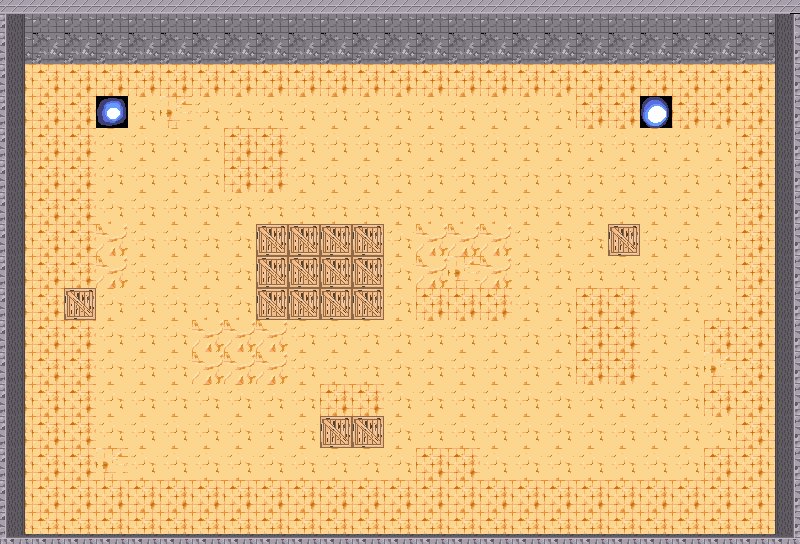

Below is a game level as drawn by its tile map, then a one-line description and the .tmx file that defines it, in full:
An orthogonal 25x17 tile map with 32x32 px tiles, 2 tile layers (floor, walls) and 11 objects (upperBounds, leftBounds, rightBounds, playerPosition, spawner1, ...).

<map version="1.0" orientation="orthogonal" renderorder="right-down" width="25" height="17" tilewidth="32" tileheight="32" nextobjectid="23">
 <properties>
  <property name="enemyStep" value="2" />
  <property name="maxCoins" value="16" />
  <property name="maxEnemy" value="7" />
  <property name="spawnerChange" value="4" />
  <property name="startEnemy" value="1" />
 </properties>
 <tileset firstgid="1" name="tiles" tilewidth="32" tileheight="32" tilecount="24" columns="8">
  <image source="../sprites/tiles.png" width="256" height="96" />
  <terraintypes>
   <terrain name="" tile="-1" />
  </terraintypes>
  <tile id="5">
   <properties>
    <property name="solid" value="1" />
   </properties>
  </tile>
 </tileset>
 <layer name="floor" width="25" height="17">
  <properties>
   <property name="solid" value="0" />
  </properties>
  <data encoding="csv">
0,0,0,0,0,0,0,0,0,0,0,0,0,0,0,0,0,0,0,0,0,0,0,0,0,
0,0,0,0,0,0,0,0,0,0,0,0,0,0,0,0,0,0,0,0,0,0,0,0,0,
0,2,2,2,2,2,2,2,2,2,2,2,2,2,2,2,2,2,2,2,2,2,2,2,0,
0,2,2,20,16,15,16,16,16,16,16,16,16,16,16,16,16,16,2,2,18,2,2,2,0,
0,2,2,16,16,16,16,2,2,16,16,16,16,16,16,16,16,16,16,16,16,16,16,2,0,
0,2,2,16,16,16,16,2,2,16,16,16,16,16,16,16,16,16,16,16,16,16,16,2,0,
0,2,2,16,16,16,16,16,16,16,16,16,16,16,16,16,16,16,16,16,16,16,16,2,0,
0,2,2,14,16,16,16,16,21,21,21,21,16,14,14,14,16,16,16,21,16,16,16,2,0,
0,2,2,14,16,16,16,16,21,21,21,21,16,14,15,14,16,16,16,16,16,16,16,2,0,
0,2,21,16,16,16,16,16,21,21,21,21,16,2,2,2,16,16,2,2,16,16,16,2,0,
0,2,2,16,16,16,14,14,14,16,16,16,16,16,16,16,16,16,2,2,16,16,2,2,0,
0,2,2,16,16,16,14,14,14,16,16,16,16,16,16,16,16,16,2,2,16,16,15,2,0,
0,2,2,16,16,16,16,16,16,16,2,2,16,16,16,16,16,16,16,16,16,16,2,2,0,
0,2,2,16,16,16,16,16,16,16,21,21,16,16,16,16,16,16,16,16,16,16,16,2,0,
0,2,2,15,16,16,16,16,16,16,16,16,16,2,2,16,16,16,16,16,16,16,2,2,0,
0,2,2,2,2,2,2,2,2,2,2,2,2,2,2,2,2,2,2,2,2,2,2,2,0,
0,0,0,0,0,0,0,0,0,0,0,0,0,0,0,0,0,0,0,0,0,0,0,0,0
</data>
 </layer>
 <layer name="walls" width="25" height="17">
  <data encoding="csv">
12,3,3,3,3,3,3,3,3,3,3,3,3,3,3,3,3,3,3,3,3,3,3,3,13,
10,4,4,4,4,4,4,4,4,4,4,4,4,4,4,4,4,4,4,4,4,4,4,4,11,
5,0,0,0,0,0,0,0,0,0,0,0,0,0,0,0,0,0,0,0,0,0,0,0,6,
5,0,0,0,0,0,0,0,0,0,0,0,0,0,0,0,0,0,0,0,0,0,0,0,6,
5,0,0,0,0,0,0,0,0,0,0,0,0,0,0,0,0,0,0,0,0,0,0,0,6,
5,0,0,0,0,0,0,0,0,0,0,0,0,0,0,0,0,0,0,0,0,0,0,0,6,
5,0,0,0,0,0,0,0,0,0,0,0,0,0,0,0,0,0,0,0,0,0,0,0,6,
5,0,0,0,0,0,0,0,0,0,0,0,0,0,0,0,0,0,0,0,0,0,0,0,6,
5,0,0,0,0,0,0,0,0,0,0,0,0,0,0,0,0,0,0,0,0,0,0,0,6,
5,0,0,0,0,0,0,0,0,0,0,0,0,0,0,0,0,0,0,0,0,0,0,0,6,
5,0,0,0,0,0,0,0,0,0,0,0,0,0,0,0,0,0,0,0,0,0,0,0,6,
5,0,0,0,0,0,0,0,0,0,0,0,0,0,0,0,0,0,0,0,0,0,0,0,6,
5,0,0,0,0,0,0,0,0,0,0,0,0,0,0,0,0,0,0,0,0,0,0,0,6,
5,0,0,0,0,0,0,0,0,0,0,0,0,0,0,0,0,0,0,0,0,0,0,0,6,
5,0,0,0,0,0,0,0,0,0,0,0,0,0,0,0,0,0,0,0,0,0,0,0,6,
5,0,0,0,0,0,0,0,0,0,0,0,0,0,0,0,0,0,0,0,0,0,0,0,6,
8,7,7,7,7,7,7,7,7,7,7,7,7,7,7,7,7,7,7,7,7,7,7,7,9
</data>
 </layer>
 <objectgroup name="wallObjects">
  <object id="3" name="upperBounds" x="-128" y="-96" width="1056" height="144" />
  <object id="4" name="leftBounds" x="-128" y="-96" width="152" height="800" />
  <object id="5" name="rightBounds" x="775" y="-96" width="137" height="800" />
  <object id="9" x="256" y="224" width="128" height="96" />
  <object id="13" x="-128" y="535" width="1056" height="169" />
  <object id="20" x="608" y="224" width="32" height="32" />
  <object id="21" x="64" y="288" width="32" height="32" />
  <object id="22" x="320" y="416" width="64" height="32" />
 </objectgroup>
 <objectgroup name="player">
  <object id="12" name="playerPosition" x="608" y="480" width="32" height="32" />
 </objectgroup>
 <objectgroup name="spawner">
  <object id="16" name="spawner1" x="96" y="96" width="32" height="32" />
  <object id="17" name="spawner2" x="640" y="96" width="32" height="32" />
 </objectgroup>
</map>
